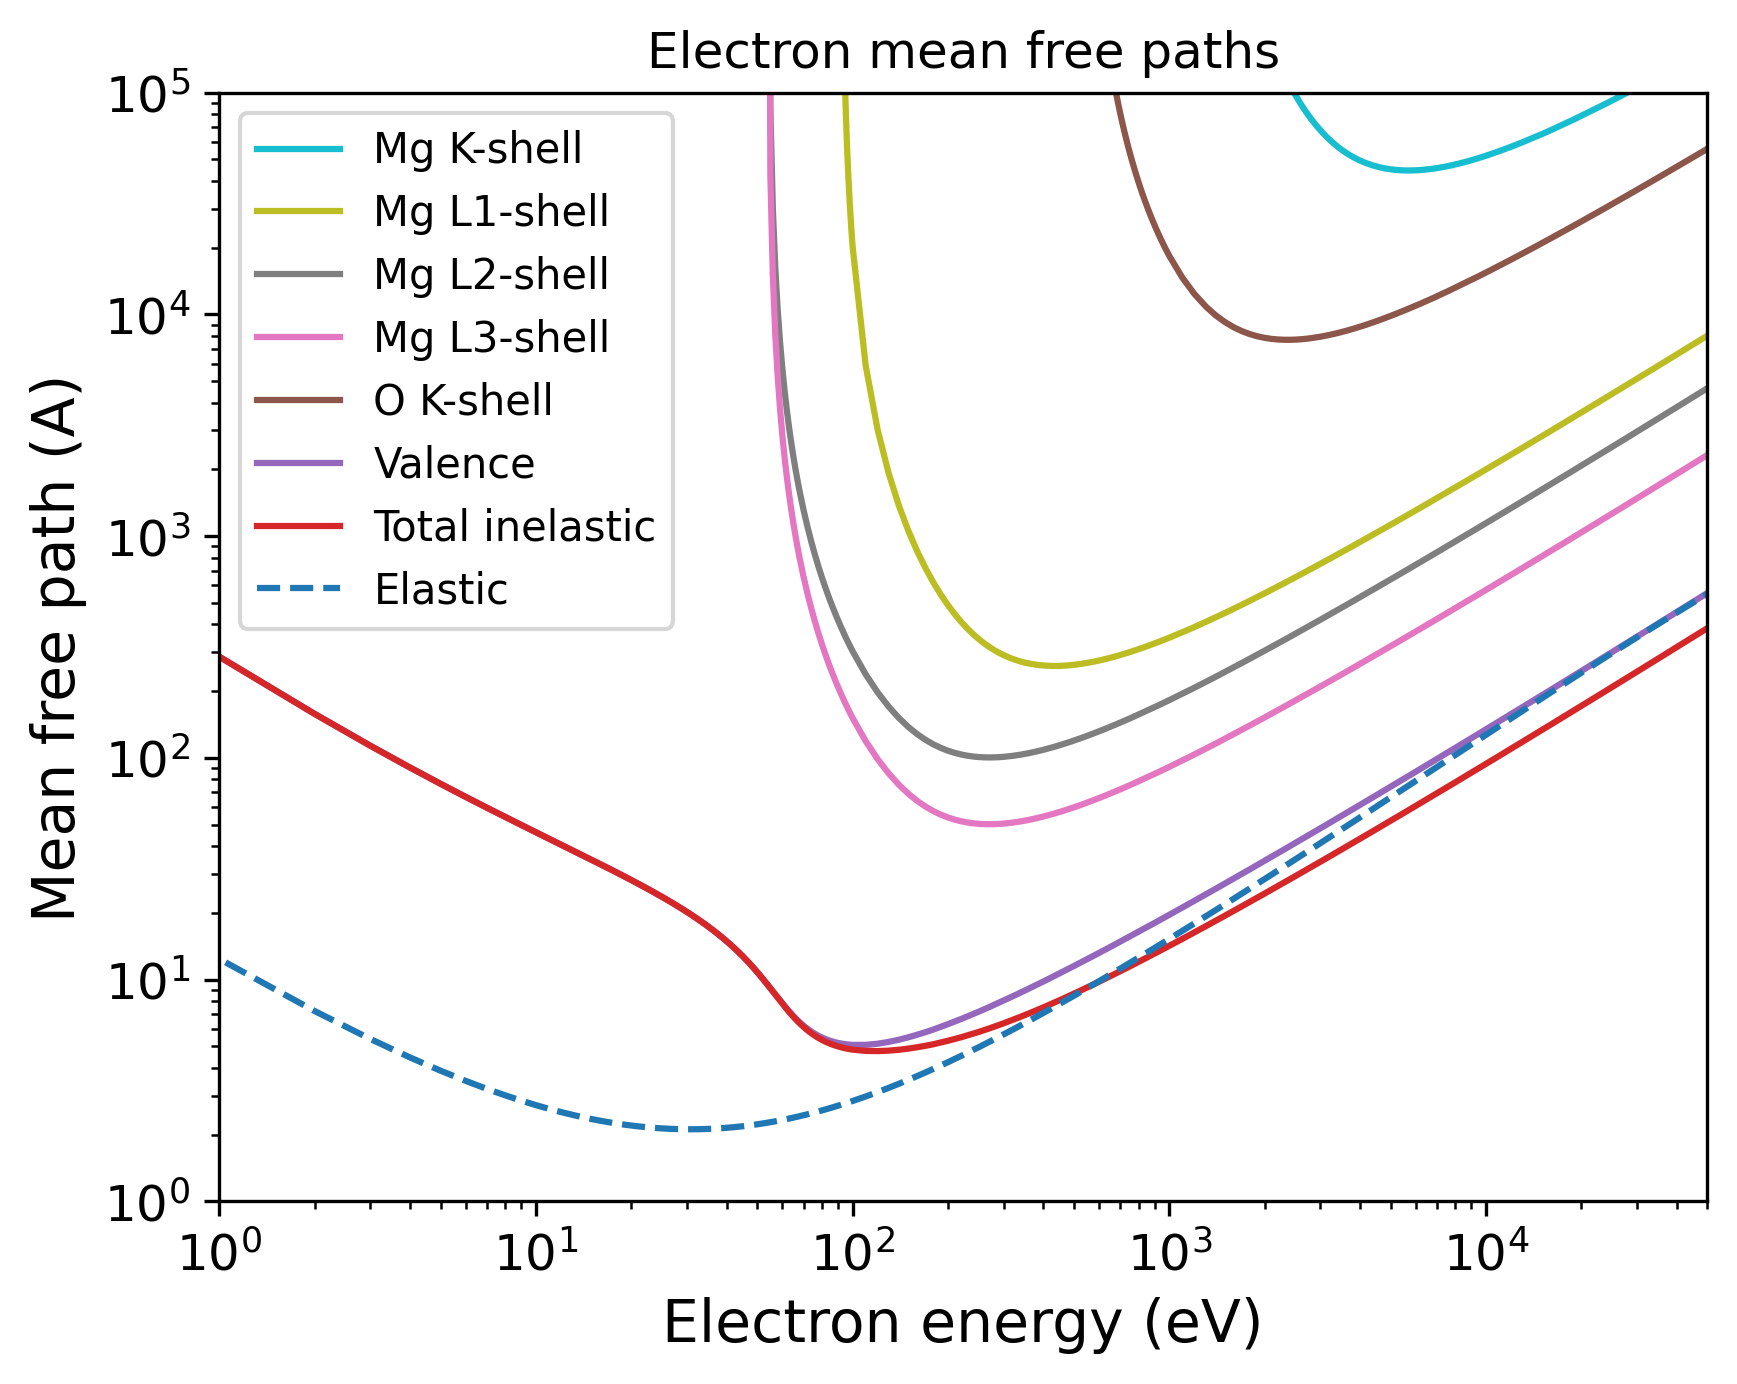

Reproduce this figure in Python.
import pandas as pd
import numpy as np
import matplotlib.pyplot as plt
import matplotlib.cm as cm
# Set the format:
plt.xlabel("Electron energy (eV)", fontsize=14)
plt.ylabel("Mean free path (A)", fontsize=14)
plt.xticks(fontsize=12)
plt.yticks(fontsize=12)
plt.grid(False)
# Set the axes:
# Read the output file:
df = pd.read_csv(r"OUTPUT_MgO_Electron_IMFP.dat", sep=r'\s+', header=None, comment="#", skipinitialspace=True)
plt.xscale("log")
plt.yscale("log")
# Prepare the plot:
columns_to_plot = [ 1, 2, 3, 4, 5, 6, 7]
labels = [ "Mg K-shell", "Mg L1-shell", "Mg L2-shell", "Mg L3-shell", "O K-shell", "Valence", "Total inelastic"]
# Create N distinct colors from a colormap
N = len(columns_to_plot)
colors = plt.cm.tab10(np.linspace(1, 0, 10))
# Set line styles:
linestyles = [ "-", "-", "-", "-", "-", "-", "-"]
for i, col in enumerate(columns_to_plot):
    color = colors[i % len(colors)]
    ls    = linestyles[i % len(linestyles)]
    label = labels[i % len(labels)]
    plt.plot(df.iloc[:, 0], df.iloc[:, col],
    color=color,
    label=label,
    linestyle=ls)
# Add a curve from the second file
df2 = pd.read_csv(r"OUTPUT_MgO_Electron_EMFP.dat", sep=r'\s+', header=None, comment="#", skipinitialspace=True)
columns_to_plot2 = [ 3]
labels2 = [ "Elastic"]
# Create second part of the plot:
for col, label in zip(columns_to_plot2, labels2):
    plt.plot(df2.iloc[:, 0], df2.iloc[:, col], label=label, linestyle="--")
plt.xlim(1.00000000,50000.00000000)
plt.ylim(1.00000000,100000.00000000)
plt.title("Electron mean free paths")
plt.legend(loc="best", fontsize=10)
# Save the plot in this format:
plt.savefig("OUTPUT_MFP_electron.png", dpi=300, bbox_inches="tight")
